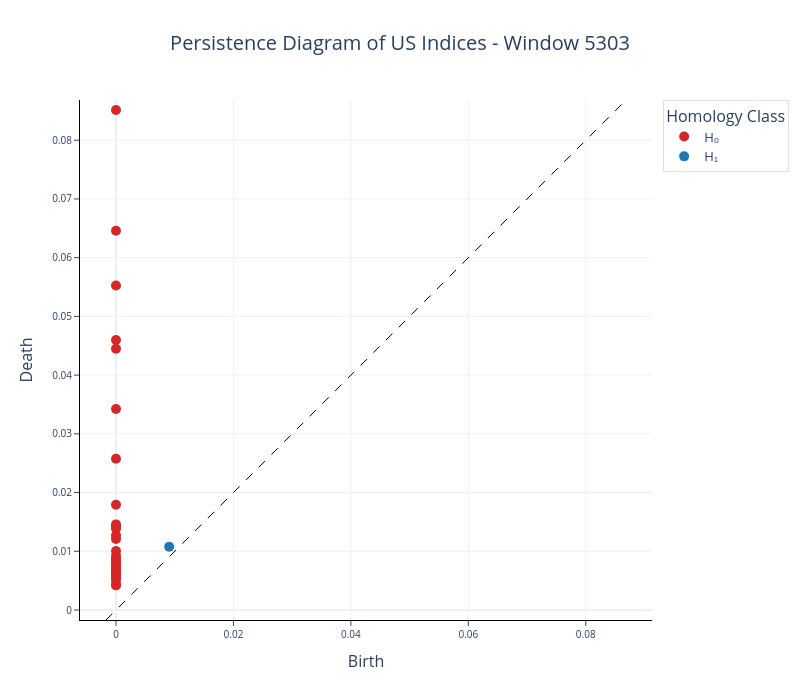

The notebook cell this image was saved under:
### Code cell
fig = plot_diagram(us_diagram[5303])

fig.update_layout(
    width=800, 
    height=700,
    title=dict(text="Persistence Diagram of US Indices - Window 5303", x=0.5,
            xanchor="center"),
    legend=dict(
        title="Homology Class",
        font=dict(size=13), 
        bordercolor="lightgray",       
        borderwidth=0.7                
    )
)

for trace in fig.data:
    if trace.mode == 'markers':
        trace.marker.size = 10
        if "H0" in trace.name:
            trace.marker.color = "#d62728"
            trace.name = "H\u2080"  
        elif "H1" in trace.name:
            trace.marker.color = "#1f77b4"
            trace.name = "H\u2081"  

fig.show()
fig.write_image("Figures/us_diagram_5303.png", scale=3)

### Figure 1 — Plotly figure (JSON) as saved in the notebook; plotly's stock layout.template omitted (floating-point values rounded to 4 significant figures)
{"data": [{"hoverinfo": "none", "line": {"color": "black", "dash": "dash", "width": 1}, "mode": "lines", "showlegend": false, "type": "scatter", "x": [-0.001703, 0.08685], "y": [-0.001703, 0.08685]}, {"hoverinfo": "text", "hovertext": ["(0.0, 0.004196680150926113)", "(0.0, 0.004379781894385815)", "(0.0, 0.0051337038166821)", "(0.0, 0.005551503039896488)", "(0.0, 0.005748478230088949)", "(0.0, 0.005783368367701769)", "(0.0, 0.00633714534342289)", "(0.0, 0.00676286406815052)", "(0.0, 0.006862870417535305)", "(0.0, 0.007112428080290556)", "(0.0, 0.007636868394911289)", "(0.0, 0.007917658425867558)", "(0.0, 0.008423157036304474)", "(0.0, 0.00878134835511446)", "(0.0, 0.009178088046610355)", "(0.0, 0.010055813938379288)", "(0.0, 0.01209007203578949)", "(0.0, 0.012722562067210674)", "(0.0, 0.013902037404477596)", "(0.0, 0.014081405475735664)", "(0.0, 0.014580638147890568)", "(0.0, 0.017924273386597633)", "(0.0, 0.025767885148525238)", "(0.0, 0.034215256571769714)", "(0.0, 0.04449692741036415)", "(0.0, 0.045981936156749725)", "(0.0, 0.055264946073293686)", "(0.0, 0.06459427624940872)", "(0.0, 0.08514794707298279)"], "marker": {"color": "#d62728", "size": 10}, "mode": "markers", "name": "H₀", "type": "scatter", "x": [0.0, 0.0, 0.0, 0.0, 0.0, 0.0, 0.0, 0.0, 0.0, 0.0, 0.0, 0.0, 0.0, 0.0, 0.0, 0.0, 0.0, 0.0, 0.0, 0.0, 0.0, 0.0, 0.0, 0.0, 0.0, 0.0, 0.0, 0.0, 0.0], "y": [0.004197, 0.00438, 0.005134, 0.005552, 0.005748, 0.005783, 0.006337, 0.006763, 0.006863, 0.007112, 0.007637, 0.007918, 0.008423, 0.008781, 0.009178, 0.01006, 0.01209, 0.01272, 0.0139, 0.01408, 0.01458, 0.01792, 0.02577, 0.03422, 0.0445, 0.04598, 0.05526, 0.06459, 0.08515]}, {"hoverinfo": "text", "hovertext": ["(0.009054827503859997, 0.010758546181023121)"], "marker": {"color": "#1f77b4", "size": 10}, "mode": "markers", "name": "H₁", "type": "scatter", "x": [0.009055], "y": [0.01076]}], "layout": {"height": 700, "legend": {"bordercolor": "lightgray", "borderwidth": 0.7, "font": {"size": 13}, "title": {"text": "Homology Class"}}, "plot_bgcolor": "white", "title": {"text": "Persistence Diagram of US Indices - Window 5303", "x": 0.5, "xanchor": "center"}, "width": 800, "xaxis": {"autorange": false, "exponentformat": "e", "linecolor": "black", "linewidth": 1, "mirror": false, "range": [-0.001703, 0.08685], "showexponent": "all", "showline": true, "side": "bottom", "ticks": "outside", "title": {"text": "Birth"}, "type": "linear", "zeroline": true}, "yaxis": {"autorange": false, "exponentformat": "e", "linecolor": "black", "linewidth": 1, "mirror": false, "range": [-0.001703, 0.08685], "scaleanchor": "x", "scaleratio": 1, "showexponent": "all", "showline": true, "side": "left", "ticks": "outside", "title": {"text": "Death"}, "type": "linear", "zeroline": true}}}
